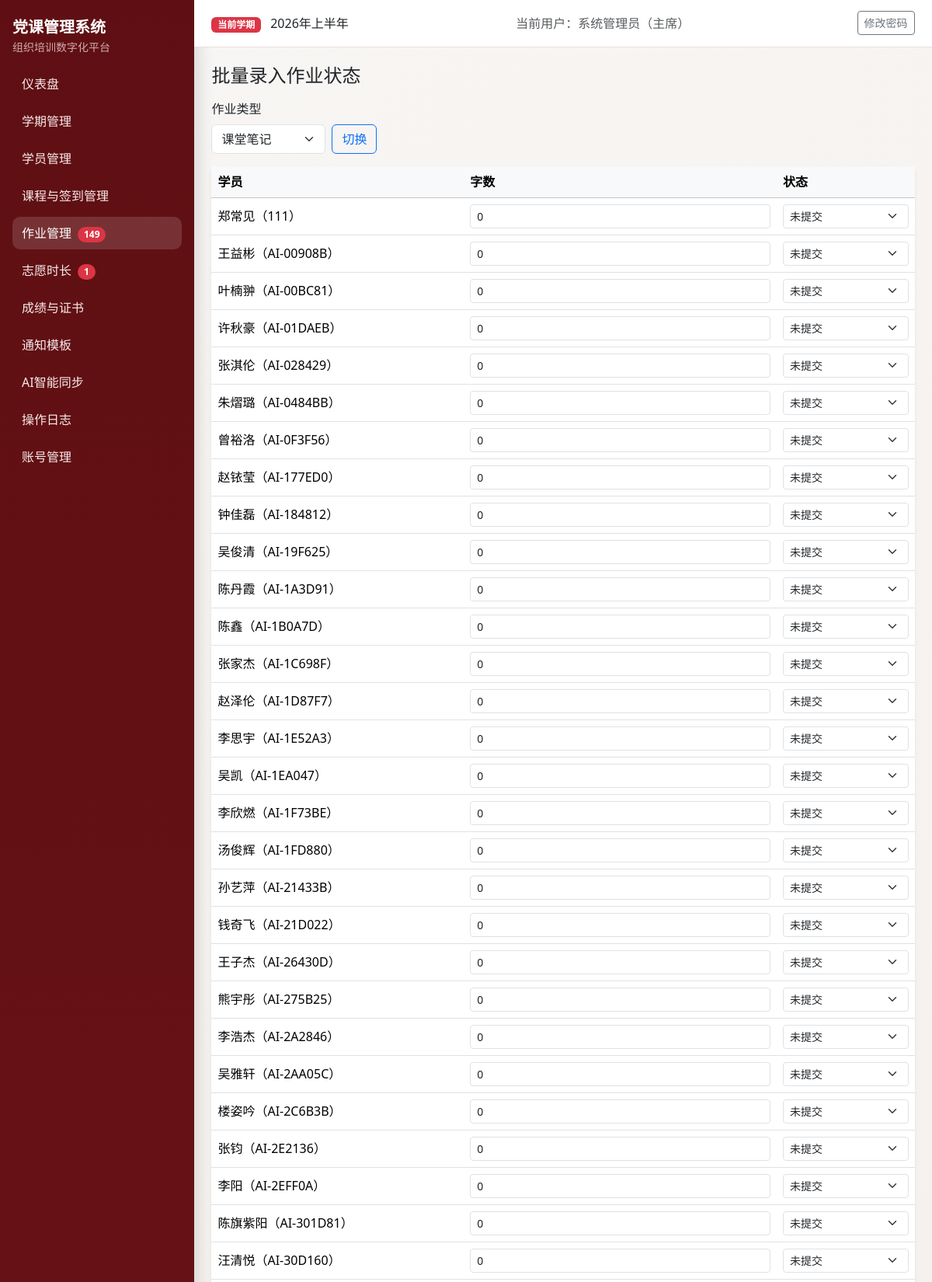
/assignments/batch_update (signed in, upper part), run on the app's committed database.
### models.py (models this page shows, shortened)
class Semester(db.Model):
    __tablename__ = "semesters"
    id = db.Column(db.Integer, primary_key=True)
    name = db.Column(db.String(100), nullable=False)
    period_code = db.Column(db.String(20), nullable=True)
    period_positive = db.Column(db.String(20), nullable=True)
    period_development = db.Column(db.String(20), nullable=True)
    period_probationary = db.Column(db.String(20), nullable=True)
    year = db.Column(db.Integer, nullable=False)
    status = db.Column(db.String(20), nullable=False, default="active")
    exam_weight = db.Column(db.Integer, nullable=False, default=40)
    attendance_weight = db.Column(db.Integer, nullable=False, default=30)
    assignment_weight = db.Column(db.Integer, nullable=False, default=20)
    volunteer_weight = db.Column(db.Integer, nullable=False, default=10)
    pass_threshold = db.Column(db.Float, nullable=False, default=60.0)
    volunteer_target_hours = db.Column(db.Float, nullable=False, default=0.0)
    min_attendance_sessions = db.Column(db.Integer, nullable=False, default=2)
    created_at = db.Column(db.DateTime, default=datetime.utcnow, nullable=False)
    students = db.relationship("Student", back_populates="semester", cascade="all, delete-orphan")
    course_sessions = db.relationship("CourseSession", back_populates="semester", cascade="all, delete-orphan")
    assignments = db.relationship("Assignment", back_populates="semester", cascade="all, delete-orphan")
    volunteer_records = db.relationship(
        "VolunteerRecord", back_populates="semester", cascade="all, delete-orphan"
    )
    exam_records = db.relationship("ExamRecord", back_populates="semester", cascade="all, delete-orphan")
    final_scores = db.relationship("FinalScore", back_populates="semester", cascade="all, delete-orphan")

class User(UserMixin, db.Model):
    __tablename__ = "users"
    id = db.Column(db.Integer, primary_key=True)
    username = db.Column(db.String(80), unique=True, nullable=False, index=True)
    password_hash = db.Column(db.String(255), nullable=False)
    role = db.Column(db.String(20), nullable=False, default="staff")
    real_name = db.Column(db.String(80), nullable=True)
    created_at = db.Column(db.DateTime, default=datetime.utcnow, nullable=False)

class Student(db.Model):
    __tablename__ = "students"
    __table_args__ = (
        db.UniqueConstraint("semester_id", "student_id", "stage", name="uq_student_semester_student_stage"),
    )
    id = db.Column(db.Integer, primary_key=True)
    semester_id = db.Column(db.Integer, db.ForeignKey("semesters.id"), nullable=False, index=True)
    name = db.Column(db.String(80), nullable=False)
    student_id = db.Column(db.String(50), nullable=False)
    department = db.Column(db.String(120), nullable=True)
    stage = db.Column(db.String(20), nullable=False)
    contact = db.Column(db.String(120), nullable=True)
    group_number = db.Column(db.Integer, nullable=True)
    is_group_leader = db.Column(db.Boolean, nullable=False, default=False)
    status = db.Column(db.String(20), nullable=False, default="在读")
    disqualified_reason = db.Column(db.String(255), nullable=True)
    semester = db.relationship("Semester", back_populates="students")
    attendances = db.relationship("Attendance", back_populates="student", cascade="all, delete-orphan")
    assignments = db.relationship("Assignment", back_populates="student", cascade="all, delete-orphan")
    volunteer_records = db.relationship(
        "VolunteerRecord", back_populates="student", cascade="all, delete-orphan"
    )
    exam_records = db.relationship("ExamRecord", back_populates="student", cascade="all, delete-orphan")
    final_scores = db.relationship("FinalScore", back_populates="student", cascade="all, delete-orphan")

### blueprints/assignments.py (the view, shortened to what this page needs)
@assignments_bp.route("/batch_update", methods=["GET", "POST"])
@login_required
def batch_update():
	semester = _current_semester()
	if not semester:
		flash("请先激活学期。", "warning")
		return redirect(url_for("semester_bp.list_semesters"))
	assignment_type = request.values.get("assignment_type", "课堂笔记")
	students = Student.query.filter_by(semester_id=semester.id).order_by(Student.student_id.asc()).all()
	student_ids = [stu.id for stu in students]
	existing_items = []
	if student_ids:
		existing_items = (
			Assignment.query.filter(
				Assignment.semester_id == semester.id,
				Assignment.type == assignment_type,
				Assignment.student_id.in_(student_ids),
			)
			.order_by(Assignment.id.asc())
			.all()
		)
	existing_map: dict[int, Assignment] = {}
	for item in existing_items:
		existing_map.setdefault(item.student_id, item)
	item_map = {stu.id: existing_map.get(stu.id) for stu in students}
	return render_template("assignments/batch.html", students=students, assignment_type=assignment_type, item_map=item_map)

### authz.py (called while the page is built)
def normalize_role(role: str | None) -> str:
    value = (role or "staff").strip().lower()
    if value not in ROLE_LABELS:
        return "staff"
    return value

def role_label(role: str | None) -> str:
    return ROLE_LABELS.get(normalize_role(role), "干事")

def can_view_logs(role: str | None) -> bool:
    return normalize_role(role) in {"admin", "minister"}

def can_manage_accounts(role: str | None) -> bool:
    return normalize_role(role) == "admin"

def can_edit_notification_templates(role: str | None) -> bool:
    return normalize_role(role) in {"admin", "minister"}

### blueprints/assignments.py (called while the page is built)
def _current_semester():
	return Semester.query.filter_by(status="active").order_by(Semester.id.desc()).first()

### templates/assignments/batch.html (shortened to what this page needs)
{% extends "base.html" %}
{% block content %}
<h1 class="h4 mb-3">批量录入作业状态</h1>
<form method="get" class="mb-3 d-flex gap-2 align-items-end">
  <div>
    <label class="form-label">作业类型</label>
    <select class="form-select" name="assignment_type">
      {% for tp in ['课堂笔记','个人心得','小组讨论纪要'] %}<option value="{{ tp }}" {% if assignment_type==tp %}selected{% endif %}>{{ tp }}</option>{% endfor %}
    </select>
  </div>
  <button class="btn btn-outline-primary">切换</button>
</form>
<form method="post" class="card border-0 shadow-sm">
  <div class="table-responsive"><table class="table align-middle mb-0">
    <thead class="table-light"><tr><th>学员</th><th>字数</th><th>状态</th></tr></thead>
    <tbody>
      {% for stu in students %}
      {% set item = item_map.get(stu.id) %}
      <tr>
        <td>{{ stu.name }}（{{ stu.student_id }}）</td>
        <td><input class="form-control form-control-sm" type="number" name="word_{{ stu.id }}" value="{{ item.word_count if item else 0 }}"></td>
        <td><select class="form-select form-select-sm" name="status_{{ stu.id }}">{% for st in ['未提交','已提交','已通过','已退回'] %}<option value="{{ st }}" {% if item and item.status==st %}selected{% endif %}>{{ st }}</option>{% endfor %}</select></td>
      </tr>
      {% endfor %}
    </tbody>
  </table></div>
</form>
{% endblock %}

### templates/base.html (shortened to what this page needs)
<!doctype html>
<html lang="zh-CN">
<head>
  <link href="https://cdn.jsdelivr.net/npm/bootstrap@5.3.3/dist/css/bootstrap.min.css" rel="stylesheet">
</head>
<body>
  {% if current_user.is_authenticated %}
  {% set endpoint = request.endpoint or '' %}
  {% set bp = request.blueprint or '' %}
  <div class="layout">
    <aside class="sidebar d-flex flex-column">
      <div class="mb-3">
        <div class="fw-bold fs-5 text-white">党课管理系统</div>
        <div class="small opacity-75">组织培训数字化平台</div>
      </div>
      <nav class="nav flex-column mb-3">
        <a class="nav-link {% if endpoint == 'auth_bp.dashboard' %}active{% endif %}" href="{{ url_for('auth_bp.dashboard') }}">仪表盘</a>
        <a class="nav-link {% if bp == 'semester_bp' %}active{% endif %}" href="{{ url_for('semester_bp.list_semesters') }}">学期管理</a>
        <a class="nav-link {% if bp == 'students_bp' %}active{% endif %}" href="{{ url_for('students_bp.list_students') }}">学员管理</a>
        <a class="nav-link {% if bp in ['courses_bp', 'attendance_bp'] %}active{% endif %}" href="{{ url_for('courses_bp.list_courses') }}">课程与签到管理</a>
        <a class="nav-link {% if bp == 'assignments_bp' %}active{% endif %}" href="{{ url_for('assignments_bp.assignments_overview') }}">作业管理
          {% if pending_assignment_students > 0 %}
            <span class="badge rounded-pill text-bg-danger ms-1">{{ pending_assignment_students }}</span>
          {% endif %}
        </a>
        <a class="nav-link {% if bp == 'volunteers_bp' %}active{% endif %}" href="{{ url_for('volunteers_bp.volunteer_overview') }}">志愿时长
          {% if pending_volunteer_records > 0 %}
            <span class="badge rounded-pill text-bg-danger ms-1">{{ pending_volunteer_records }}</span>
          {% endif %}
        </a>
        <a class="nav-link {% if bp == 'scores_bp' %}active{% endif %}" href="{{ url_for('scores_bp.result_overview') }}">成绩与证书</a>
        <a class="nav-link {% if bp == 'notifications_bp' %}active{% endif %}" href="{{ url_for('notifications_bp.template_list') }}">通知模板</a>
        <a class="nav-link {% if bp == 'ai_tools_bp' %}active{% endif %}" href="{{ url_for('ai_tools_bp.index') }}">AI智能同步</a>
        {% if can_view_logs %}
        <a class="nav-link {% if endpoint == 'auth_bp.operation_logs' %}active{% endif %}" href="{{ url_for('auth_bp.operation_logs') }}">操作日志</a>
        {% endif %}
        {% if can_manage_accounts %}
        <a class="nav-link {% if endpoint == 'auth_bp.account_list' %}active{% endif %}" href="{{ url_for('auth_bp.account_list') }}">账号管理</a>
        {% endif %}
      </nav>
    </aside>
    <div class="content-wrap">
      <header class="topbar">
        <div>
          <span class="badge text-bg-danger">当前学期</span>
          <span class="ms-2">{{ current_semester.name if current_semester else '未设置激活学期' }}</span>
        </div>
        <div class="text-muted">当前用户：{{ current_user.real_name or current_user.username }}（{{ current_user_role_label }}）</div>
        <div>
          <a class="btn btn-sm btn-outline-secondary" href="{{ url_for('auth_bp.change_password') }}">修改密码</a>
        </div>
      </header>
      <main class="page-content">
        {% block content %}{% endblock %}
      </main>
    </div>
  </div>
  {% else %}
    {% block auth_content %}{% endblock %}
  {% endif %}
</body>
</html>

### templates/base.html (style rules this page uses)
:root { --pc-primary: #9f1d22; --pc-primary-dark: #7f1519; --pc-sidebar-bg: #5f0f13; --pc-sidebar-text: #f6dddd; --pc-bg: #f8f6f4; --pc-card: #ffffff; }
body { background: linear-gradient(135deg, #f8f6f4 0%, #efe7e3 100%); min-height: 100vh; }
.layout { display: flex; min-height: 100vh; }
.sidebar { width: 250px; background: linear-gradient(180deg, var(--pc-sidebar-bg), #7d181d); color: var(--pc-sidebar-text); position: fixed; top: 0; left: 0; bottom: 0; padding: 1.25rem 1rem; box-shadow: 6px 0 20px rgba(0, 0, 0, 0.12); }
.sidebar .nav-link { color: #f8eaea; border-radius: 10px; margin-bottom: 0.4rem; padding: 0.55rem 0.75rem; }
.sidebar .nav-link.active, .sidebar .nav-link:hover { background: rgba(255, 255, 255, 0.14); color: #fff; }
.content-wrap { margin-left: 250px; width: calc(100% - 250px); }
.topbar { background: var(--pc-card); border-bottom: 1px solid #eadfda; padding: 0.9rem 1.4rem; display: flex; justify-content: space-between; align-items: center; position: sticky; top: 0; z-index: 5; }
.page-content { padding: 1.4rem; }

### data on the page
Semester: name "2026年上半年"
User: real_name "系统管理员"
Student: name "郑常见", student_id "111", word_count "0", id "未提交"
Student: name "王益彬", student_id "AI-00908B", word_count "0", id "未提交"
Student: name "叶楠翀", student_id "AI-00BC81", word_count "0", id "未提交"
Student: name "许秋豪", student_id "AI-01DAEB", word_count "0", id "未提交"
Student: name "张淇伦", student_id "AI-028429", word_count "0", id "未提交"
Student: name "朱熠璐", student_id "AI-0484BB", word_count "0", id "未提交"
Student: name "曾裕洛", student_id "AI-0F3F56", word_count "0", id "未提交"
Student: name "赵铱莹", student_id "AI-177ED0", word_count "0", id "未提交"
Student: name "钟佳磊", student_id "AI-184812", word_count "0", id "未提交"
Student: name "吴俊清", student_id "AI-19F625", word_count "0", id "未提交"
Student: name "陈丹霞", student_id "AI-1A3D91", word_count "0", id "未提交"
Student: name "陈鑫", student_id "AI-1B0A7D", word_count "0", id "未提交"
Student: name "张家杰", student_id "AI-1C698F", word_count "0", id "未提交"
Student: name "赵泽伦", student_id "AI-1D87F7", word_count "0", id "未提交"
Student: name "李思宇", student_id "AI-1E52A3", word_count "0", id "未提交"
Student: name "吴凯", student_id "AI-1EA047", word_count "0", id "未提交"
Student: name "李欣燃", student_id "AI-1F73BE", word_count "0", id "未提交"
Student: name "汤俊辉", student_id "AI-1FD880", word_count "0", id "未提交"
Student: name "孙艺萍", student_id "AI-21433B", word_count "0", id "未提交"
Student: name "钱奇飞", student_id "AI-21D022", word_count "0", id "未提交"
Student: name "王子杰", student_id "AI-26430D", word_count "0", id "未提交"
Student: name "熊宇彤", student_id "AI-275B25", word_count "0", id "未提交"
Student: name "李浩杰", student_id "AI-2A2846", word_count "0", id "未提交"
Student: name "吴雅轩", student_id "AI-2AA05C", word_count "0", id "未提交"
Student: name "楼姿吟", student_id "AI-2C6B3B", word_count "0", id "未提交"
Student: name "张钧", student_id "AI-2E2136", word_count "0", id "未提交"
Student: name "李阳", student_id "AI-2EFF0A", word_count "0", id "未提交"
Student: name "陈旗紫阳", student_id "AI-301D81", word_count "0", id "未提交"
Student: name "汪清悦", student_id "AI-30D160", word_count "0", id "未提交"

### other printed values
{{ pending_assignment_students }} "149"
{{ pending_volunteer_records }} "1"
{{ current_user_role_label }} "主席"
form field assignment_type "课堂笔记"
